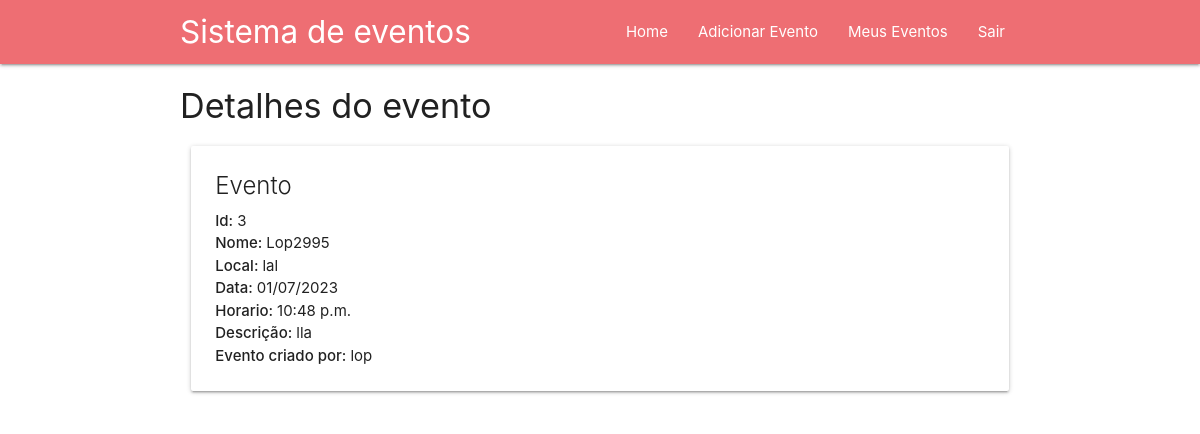
The app's page /3/ (signed in) with its own data.
### evento/models.py (models this page shows)
class Evento(models.Model):
    nome =  models.CharField(verbose_name='nome', max_length=100, null=True)
    local = models.CharField(verbose_name='local', max_length=100, null=True)
    data= models.DateField(verbose_name='data', null=True )
    horario= models.TimeField(verbose_name='horario', null=True)
    descricao = models.TextField(verbose_name='descricao', null=True)
    user = models.ForeignKey(
        User,
        on_delete=models.CASCADE,
        null=True,
        blank=True
    )

### evento/views.py (the view)
# urls.py: path('<id>/', views.detalharEvento, name = 'detalharEvento'),
@login_required(login_url='login')
def detalharEvento(request, id):
    evento = Evento.objects.get(id=id)
    context ={
        'eventos' : evento }
    return render(request, 'detalhes.html', context)

### core/templates/detalhes.html
{% extends 'nav.html' %}
	{% block content %}
	<div class="container">
		<h4>Detalhes do evento</h4>
		<div class="row">
			<div class="col s12">
				<div class="card">
					<div class="card-content">
						<span class="card-title">Evento</span>
						<p>
							<strong>Id: </strong><span>{{eventos.id}}</span>
						</p>
						<p>
							<strong>Nome: </strong><span>{{eventos.nome}}</span>
						</p>
						<p>
							<strong>Local: </strong><span>{{eventos.local}}</span>
						</p>
						<p>
							<strong>Data: </strong><span>{{eventos.data|date:'d/m/Y'}}</span>
						</p>
						<p>
							<strong>Horario: </strong><span>{{eventos.horario}}</span>
						</p>
						<p>
							<strong>Descrição: </strong><span>{{eventos.descricao}}</span>
						</p>
						<p>
							<strong>Evento criado por: </strong><span>{{eventos.user}}</span>
						</p>
					</div>
				</div>
			</div>
		</div>
	</div>
	{%endblock%}

### records on screen
Evento: id "3", nome "Lop2995", local "lal", data "01/07/2023", horario "10:48 p.m.", descricao "lla", user "lop"
